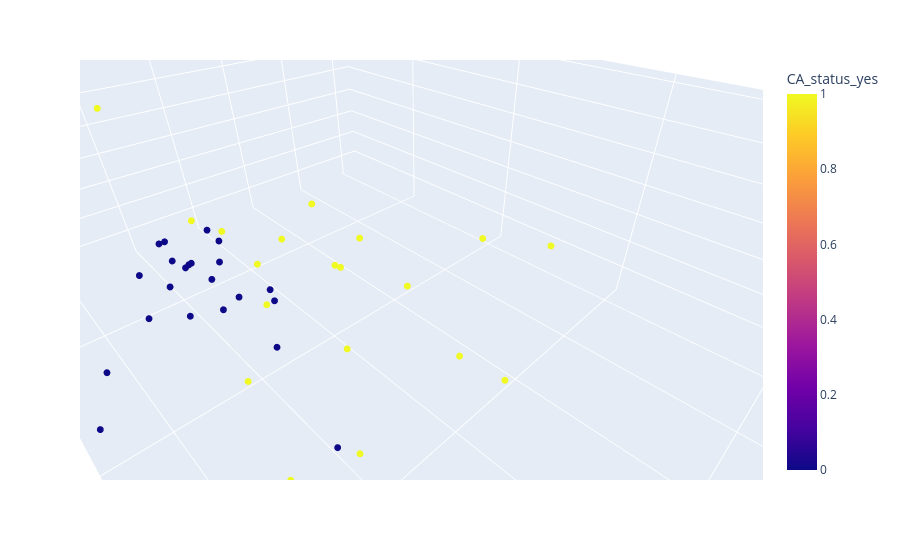

Notebook source saved alongside this figure:
### Markdown cell above
## 3D scatter

### Code cell
top3_features = X.columns[svm_set_ranks[selected_run].sorted_features.astype(int)[:3]].values
fig = px.scatter_3d(dataTable, x=top3_features[0], y=top3_features[1], z=top3_features[2],
          color=y_column_Classification)
fig.update_traces(marker_size = 4)
fig.show()

### Figure 1 — Plotly figure (JSON) as saved in the notebook; plotly's stock layout.template omitted (floating-point values rounded to 4 significant figures)
{"data": [{"hovertemplate": "Chloride_linear_intercept=%{x}<br>BUN_min=%{y}<br>Serum Electrophoresis Beta_max=%{z}<br>CA_status_yes=%{marker.color}<extra></extra>", "legendgroup": "", "marker": {"color": [1, 1, 1, 1, 1, 1, 1, 1, 1, 1, 1, 1, 1, 1, 1, 1, 1, 1, 1, 1, 1, 0, 0, 0, 0, 0, 0, 0, 0, 0, 0, 0, 0, 0, 0, 0, 0, 0, 0, 0, 0, 0, 0, 0], "coloraxis": "coloraxis", "size": 4, "symbol": "circle"}, "mode": "markers", "name": "", "scene": "scene", "showlegend": false, "type": "scatter3d", "x": [101.6, 107.5, 104.0, 96.34, 85.76, 99.88, 99.5, 106.6, 96.66, 104.7, 100.3, 92.22, 95.63, 96.06, 96.07, 100.5, 105.8, 91.77, 84.26, 104.5, 93.78, 105, 111.1, 101.7, 100.7, 107.6, 106.0, 102.5, 105.7, 103.2, 103.9, 101.0, 103.3, 104.7, 103.6, 100.2, 106.2, 111.4, 102.9, 100.3, 103.2, 112.6, 104.0, 103.7], "y": [15, 27, 13, 27, 20, 11, 5, 13, 9, 47, 49, 13, 15, 30, 15, 22, 20, 6, 25, 28, 20, 27, 15, 9, 14, 11, 12, 13, 13, 7, 6, 15, 19, 13, 3, 4, 6, 7, 10, 6, 3, 18, 14, 8], "z": [0.6, 1, 7, 0.7, 0.9, 1, 1, 14, 0.8, 1.5, 0.9, 0.7, 0.6, 0.8, 1, 0.7, 0.5, 0.9, 1.8, 0.8, 0.6, 0.8, 1.4, 1.1, 0.8, 0.6, 2.8, 0.6, 0.9, 0.6, 0.8, 0.6, 0.7, 4.4, 0.8, 1, 0.7, 0.8, 0.7, 0.9, 0.8, 0.8, 1, 1.1]}], "layout": {"autosize": true, "coloraxis": {"colorbar": {"title": {"text": "CA_status_yes"}}, "colorscale": [[0, "#0d0887"], [0.1111, "#46039f"], [0.2222, "#7201a8"], [0.3333, "#9c179e"], [0.4444, "#bd3786"], [0.5556, "#d8576b"], [0.6667, "#ed7953"], [0.7778, "#fb9f3a"], [0.8889, "#fdca26"], [1, "#f0f921"]]}, "legend": {"tracegroupgap": 0}, "margin": {"t": 60}, "scene": {"aspectmode": "auto", "aspectratio": {"x": 1.089, "y": 1.769, "z": 0.5192}, "camera": {"center": {"x": 0, "y": 0, "z": 0}, "eye": {"x": 0.513, "y": 0.513, "z": 0.513}, "projection": {"type": "perspective"}, "up": {"x": 0, "y": 0, "z": 1}}, "domain": {"x": [0, 1], "y": [0, 1]}, "xaxis": {"title": {"text": "Chloride_linear_intercept"}, "type": "linear"}, "yaxis": {"title": {"text": "BUN_min"}, "type": "linear"}, "zaxis": {"title": {"text": "Serum Electrophoresis Beta_max"}, "type": "linear"}}}}
